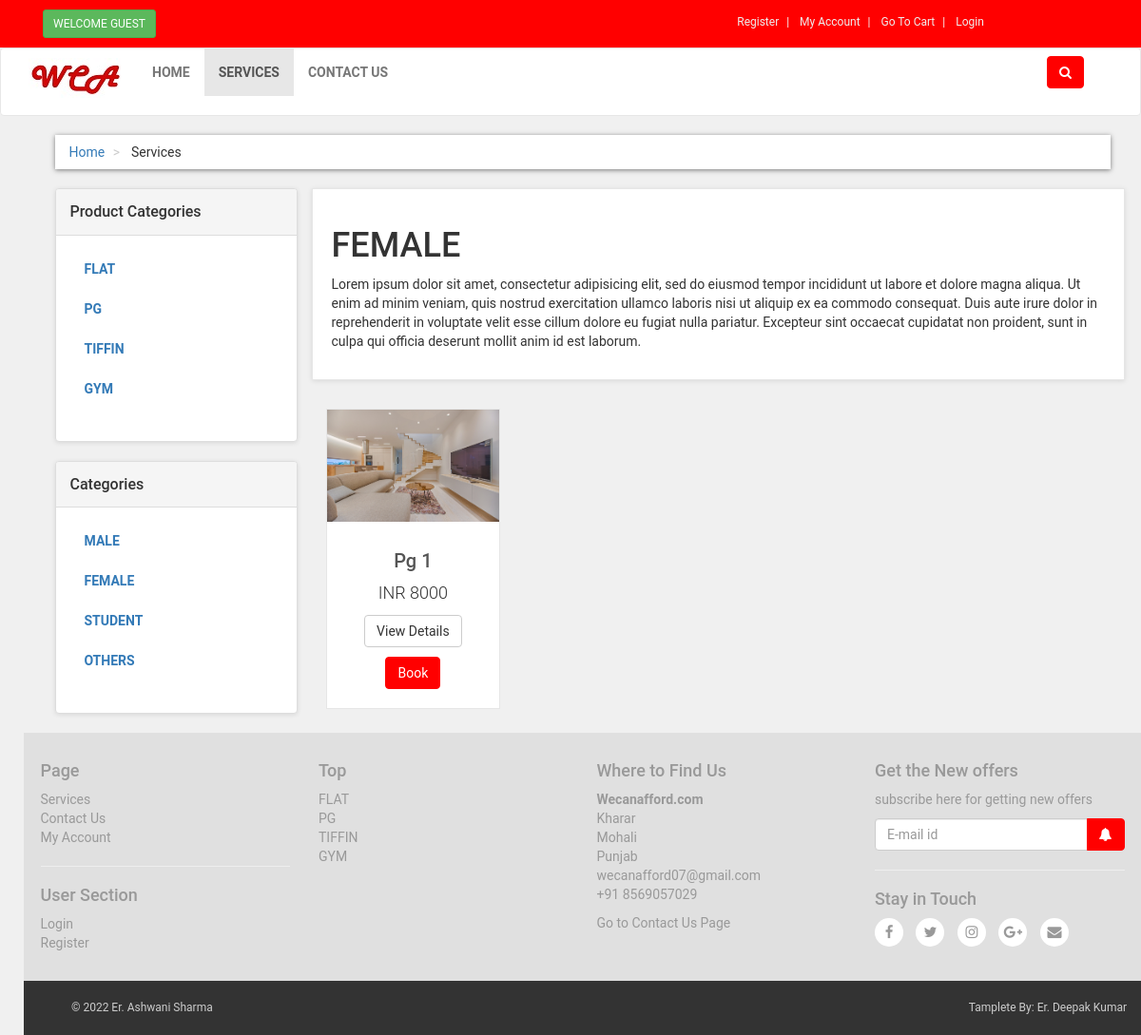
The page /services.php?cat_id=2 on the database its author committed.
### tables this page shows
CREATE TABLE `product_categories` (
  `p_cat_id` int(10) NOT NULL,
  `p_cat_title` text NOT NULL,
  `p_cat_desc` text NOT NULL
);

CREATE TABLE `categories` (
  `cat_id` int(100) NOT NULL,
  `cat_title` text NOT NULL,
  `cat_desc` text NOT NULL
);

CREATE TABLE `products` (
  `product_id` int(100) NOT NULL,
  `p_cat_id` int(100) NOT NULL,
  `cat_id` int(100) NOT NULL,
  `date` timestamp NOT NULL DEFAULT current_timestamp() ON UPDATE current_timestamp(),
  `product_title` text NOT NULL,
  `product_img1` text NOT NULL,
  `product_img2` text NOT NULL,
  `product_img3` text NOT NULL,
  `product_price` int(200) NOT NULL,
  `product_desc` text NOT NULL,
  `product_keyword` text NOT NULL
);

### functions/functions.php (the view, shortened to what this page needs)
<?php
    $db=mysqli_connect("localhost","root","","wecanafford");
function getPCats(){
  global $db;
  $get_p_cats="select * from product_categories";
  $run_p_cats=mysqli_query($db,$get_p_cats);
  while($row_p_cats=mysqli_fetch_array($run_p_cats)){
    $p_cat_id=$row_p_cats['p_cat_id'];
    $p_cat_title=$row_p_cats['p_cat_title'];
    echo "<li>
        <a href='services.php?p_cat=$p_cat_id'>$p_cat_title</a>
    </li>";
  }
}
function getCat(){
 global $db;
 $get_cat="select * from categories";
 $run_cat=mysqli_query($db,$get_cat);
 while($row_cat=mysqli_fetch_array($run_cat)){
  $cat_id=$row_cat['cat_id'];
  $cat_title=$row_cat['cat_title'];
  echo "<li><a href='services.php?cat_id=$cat_id'>$cat_title</a></li>";
 }
}
function getCatpro(){
  global $db;
  if(isset($_GET['cat_id'])){
    $cat_id=$_GET['cat_id'];
    $get_cat="select * from categories where cat_id='$cat_id'";
    $run_cats=mysqli_query($db,$get_cat);
    $row_cat=mysqli_fetch_array($run_cats);
    $cat_title=$row_cat['cat_title'];
    $cat_desc=$row_cat['cat_desc'];
    $get_products="select * from products where cat_id='$cat_id'";
    $run_products=mysqli_query($db,$get_products);
    $count=mysqli_num_rows($run_products);
    if($count==0){
      echo "
      <div class='box'>
        <h1>No Product Found In This Category</h1>
      </div>";
    }
    else{
      echo "
      <div class='box'>
        <h1>$cat_title</h1>
        <p>$cat_desc</p>
      </div>";
    }
    while($row_products=mysqli_fetch_array($run_products)){
      $pro_id=$row_products['product_id'];
      $p_title=$row_products['product_title'];
      $p_price=$row_products['product_price'];
      $p_img1=$row_products['product_img1'];
      echo "
        <div class='col-md-3 col-sm-6 center_responsive'>
          <div class='product'>
            <a href='details.php?pro_id=$pro_id'>
              <img src='admin_area/uploads/$p_img1' class='img-responsive'>
            </a>
            <div class='text'>
              <h3>
              <a href='details.php?pro_id=$pro_id'>$p_title</a>
              </h3>
              <p class='price'>INR $p_price</p>
              <p class='buttons'>
              <a href='details.php?pro_id=$pro_id' class='btn btn-default'>View Details</a>
              <a href='details.php?pro_id=$pro_id' class='btn btn-primary'><i class='fa fa-shopping'></i>Book</a>
              </p>
            </div>
          </div>
        </div>
      ";
    }
  }
}
?>

### includes/footer.php (shortened to what this page needs)
<div id="footer">
    <div class="container">
        <div class="row">
            <div class="col-md-3 col-sm-6">
                <h4>Page</h4>
                <ul>
                    <li><a href="services.php">Services</a></li>
                    <li><a href="contactus.php">Contact Us</a></li>
                    <li>
                  		<?php
                        if(!isset($_SESSION['customer_email'])){
                          echo "<a href='checkout.php'>My Account</a>";
                        }
                        else{
                          echo "<a href='customer/my_account.php?my_order'>My Account</a>";
                        }
                      ?>
                    </li>
                </ul>
                <hr>
                <h4>User Section</h4>
                <ul>
                    <li> <?php
                      if(!isset($_SESSION['customer_email'])){
                        echo "<a href='checkout.php'>Login</a>";
                      }
                      else{
                        echo "<a href='logout.php'>Logout</a>";
                      }
                      ?>
                    </li>
                    <li><a href="customer_registration.php">Register</a></li>
                </ul>
            </div>
            <div class="col-md-3 col-sm-6">
                <h4>Top</h4>
                <ul>
                    <?php
                        $get_p_cats="select * from product_categories";
                        $run_p_cats=mysqli_query($con,$get_p_cats);
                        while($row_p_cat=mysqli_fetch_array($run_p_cats)){
                            $p_cat_id=$row_p_cat['p_cat_id'];
                            $p_cat_title=$row_p_cat['p_cat_title'];
                            echo "<li><a href='services.php?p_cat=$p_cat_id'> $p_cat_title </a></li>";
                        }
                    ?>
                </ul>
            </div>
            <div class="col-md-3 col-sm-6">
                <h4>Where to Find Us</h4>
                <p>
                    <strong>Wecanafford.com</strong>
                    <br>Kharar
                    <br>Mohali
                    <br>Punjab
                    <br>wecanafford07@gmail.com
                    <br>+91 8569057029
                </p>
                <a href="contact.php">Go to Contact Us Page</a>
            </div>
            <div class="col-md-3 col-sm-6">
                <h4>Get the New offers</h4>
                <p class="text-muted">
                    subscribe here for getting new offers
                </p>
                <form action="" method="post">
                    <div class="input-group">
                        <input type="text" name="user_query" placeholder="E-mail id" class="form-control" required="">
                            <span class="input-group-btn">
                                <button type="submit" value="subscribe" name="subscribe" class="btn btn-primary">
                                    <i class="fa fa-bell" style="font-size:14px"></i>
                                </button>
                            </span>
                     </div>
                </form>
                <hr>
                <h4>Stay in Touch</h4>
                <p class="social">
                    <a href="#"><i class="fa fa-facebook"></i></a>
                    <a href="#"><i class="fa fa-twitter"></i></a>
                    <a href="#"><i class="fa fa-instagram"></i></a>
                    <a href="#"><i class="fa fa-google-plus"></i></a>
                    <a href="#"><i class="fa fa-envelope"></i></a>
                </p>
            </div>
        </div>
    </div>
</div>
<div id="copyright">
    <div class="container">
        <div class="col-md-6">
            <p class="pull-left">
                &copy; 2022 Er. Ashwani Sharma
            </p>
        </div>
        <div class="col-md-6">
            <p class="pull-right">
                Tamplete By: Er. Deepak Kumar
            </p>
        </div>
    </div>
</div>

### styles/style.css (style rules this page uses)
body { font-family: "Roboto", helvetica arial, sans-sarif ; font-size: 14px; line-height: 1.42857143; background-color: #f0f0f0; }
.btn-primary { color: rgb(255, 255, 255); background-color: red; border-color:red; }
.box { background: #fff; margin: 0 0 30px; border: solid 1px #e6e6e6 ; padding: 20px; box-shadow: 0 1px 5px rgba(0, 0, 0, 0.1); }
#content .product { background-color: #fff; border: solid 1px #e6e6e6; }
#content .product .text p.price { font-size: 18px; text-align: center; font-weight: 300; }
#content .product .text .buttons { clear: both; text-align: center; }
#content .product .text h3 { text-align: center; font-size: 20px; }
#content .product .text h3 a { color:rgb(85, 85 ,85); }
#content .product .text { padding:10px 10px 0px }
#content .product .text .buttons .btn { margin-bottom: 10px; }
#content .panel.sidebar-menu ul.nav.category-menu li a { text-transform: uppercase; font-weight: bold; }
#footer { background: #e0e0e0; padding: 20px 0; }
#footer ul { padding-left: 0; list-style: none; }
#footer ul a { color: #999999; padding: 20px 0; }
#footer h4 { padding-left: 0; list-style: none; }
#footer h4 { color: #999999; padding: 0; }
#footer p { padding-left: 0; list-style: none; }
#footer p { color: #999999; padding: 0; }
#footer a { padding-left: 0; list-style: none; }
#footer a { color: #999999; padding: 0; }
#footer .social { text-align: left; }
#footer .social a { margin: 0 10px 0 0; columns: #fff; display: inline-block; width: 30px; height: 30px; border-radius: 15px; line-height: 30px; font-size: 15px; text-align: center; transform: all 0.2s ease-out; vertical-align: bottom; background-color:white; }
#copyright { background: #333; color: #ccc; padding: 20px; font-size: 12px; }
#copyright p { margin: 0; }

### rows shown on the page
product_categories: p_cat_title "FLAT"
product_categories: p_cat_title "PG"
product_categories: p_cat_title "TIFFIN"
product_categories: p_cat_title "GYM"
categories: cat_title "MALE"
categories: cat_title "FEMALE", cat_desc "Lorem ipsum dolor sit amet, consectetur adipisicing elit, sed do eiusmod tempor incididunt ut labore et dolore magna aliqua. Ut enim ad minim veniam, quis nostrud exercitation ullamco laboris nisi ut aliquip ex ea commodo consequat. Duis aute irure dolor in reprehenderit in voluptate velit esse cillum dolore eu fugiat nulla pariatur. Excepteur sint occaecat cupidatat non proident, sunt in culpa qui officia deserunt mollit anim id est laborum."
categories: cat_title "STUDENT"
categories: cat_title "OTHERS"
products: product_img1 (picture), product_title "Pg 1", product_price "8000"
